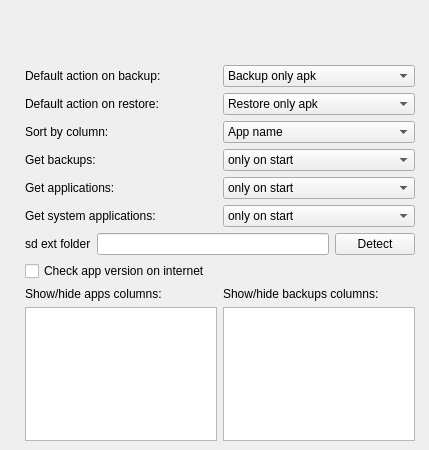
      <widget class="QWidget" name="pageSettingsApp">
       <widget class="QWidget" name="layoutWidget_2">
        <property name="geometry">
         <rect>
          <x>20</x>
          <y>60</y>
          <width>400</width>
          <height>381</height>
         </rect>
        </property>
        <layout class="QGridLayout" name="layoutSettingsApps">
         <item row="1" column="1">
          <widget class="QLabel" name="label_2">
           <property name="text">
            <string>Default action on backup:</string>
           </property>
          </widget>
         </item>
         <item row="1" column="2">
          <widget class="QComboBox" name="comboActionBackup">
           <property name="enabled">
            <bool>true</bool>
           </property>
           <item>
            <property name="text">
             <string>Backup only apk</string>
            </property>
           </item>
           <item>
            <property name="text">
             <string>Backup only data</string>
            </property>
           </item>
           <item>
            <property name="text">
             <string>Backup apk + data</string>
            </property>
           </item>
          </widget>
         </item>
         <item row="2" column="1">
          <widget class="QLabel" name="label_4">
           <property name="text">
            <string>Default action on restore:</string>
           </property>
          </widget>
         </item>
         <item row="2" column="2">
          <widget class="QComboBox" name="comboActionRestore">
           <property name="enabled">
            <bool>true</bool>
           </property>
           <item>
            <property name="text">
             <string>Restore only apk</string>
            </property>
           </item>
           <item>
            <property name="text">
             <string>Restore only data</string>
            </property>
           </item>
           <item>
            <property name="text">
             <string>Restore apk + data</string>
            </property>
           </item>
          </widget>
         </item>
         <item row="3" column="1">
          <widget class="QLabel" name="label_5">
           <property name="text">
            <string>Sort by column:</string>
           </property>
          </widget>
         </item>
         <item row="3" column="2">
          <widget class="QComboBox" name="comboSort">
           <item>
            <property name="text">
             <string>App name</string>
            </property>
           </item>
           <item>
            <property name="text">
             <string>App version</string>
            </property>
           </item>
           <item>
            <property name="text">
             <string>App size</string>
            </property>
           </item>
           <item>
            <property name="text">
             <string>App package name</string>
            </property>
           </item>
          </widget>
         </item>
         <item row="4" column="1">
          <widget class="QLabel" name="label_6">
           <property name="text">
            <string>Get backups:</string>
           </property>
          </widget>
         </item>
         <item row="4" column="2">
          <widget class="QComboBox" name="comboGetBackups">
           <item>
            <property name="text">
             <string>only on start</string>
            </property>
           </item>
           <item>
            <property name="text">
             <string>every time before show</string>
            </property>
           </item>
          </widget>
         </item>
         <item row="5" column="2">
          <widget class="QComboBox" name="comboGetApps">
           <item>
            <property name="text">
             <string>only on start</string>
            </property>
           </item>
           <item>
            <property name="text">
             <string>every time on show</string>
            </property>
           </item>
          </widget>
         </item>
         <item row="0" column="1">
          <spacer name="verticalSpacer_43">
           <property name="orientation">
            <enum>Qt::Vertical</enum>
           </property>
           <property name="sizeType">
            <enum>QSizePolicy::Fixed</enum>
           </property>
           <property name="sizeHint" stdset="0">
            <size>
             <width>20</width>
             <height>5</height>
            </size>
           </property>
          </spacer>
         </item>
         <item row="11" column="1">
          <spacer name="verticalSpacer_44">
           <property name="orientation">
            <enum>Qt::Vertical</enum>
           </property>
           <property name="sizeType">
            <enum>QSizePolicy::Expanding</enum>
           </property>
           <property name="sizeHint" stdset="0">
            <size>
             <width>20</width>
             <height>5</height>
            </size>
           </property>
          </spacer>
         </item>
         <item row="3" column="4">
          <spacer name="verticalSpacer_45">
           <property name="orientation">
            <enum>Qt::Horizontal</enum>
           </property>
           <property name="sizeType">
            <enum>QSizePolicy::Fixed</enum>
           </property>
           <property name="sizeHint" stdset="0">
            <size>
             <width>5</width>
             <height>20</height>
            </size>
           </property>
          </spacer>
         </item>
         <item row="3" column="0">
          <spacer name="verticalSpacer_46">
           <property name="orientation">
            <enum>Qt::Horizontal</enum>
           </property>
           <property name="sizeType">
            <enum>QSizePolicy::Fixed</enum>
           </property>
           <property name="sizeHint" stdset="0">
            <size>
             <width>5</width>
             <height>20</height>
            </size>
           </property>
          </spacer>
         </item>
         <item row="5" column="1">
          <widget class="QLabel" name="label_7">
           <property name="text">
            <string>Get applications:</string>
           </property>
          </widget>
         </item>
         <item row="6" column="1">
          <widget class="QLabel" name="label_8">
           <property name="text">
            <string>Get system applications:</string>
           </property>
          </widget>
         </item>
         <item row="6" column="2">
          <widget class="QComboBox" name="comboGetSystemApps">
           <item>
            <property name="text">
             <string>only on start</string>
            </property>
           </item>
           <item>
            <property name="text">
             <string>every time on show</string>
            </property>
           </item>
          </widget>
         </item>
         <item row="3" column="3">
          <spacer name="horizontalSpacer_4">
           <property name="orientation">
            <enum>Qt::Horizontal</enum>
           </property>
           <property name="sizeHint" stdset="0">
            <size>
             <width>40</width>
             <height>20</height>
            </size>
           </property>
          </spacer>
         </item>
         <item row="8" column="1" colspan="2">
          <widget class="QCheckBox" name="checkCyrketVer">
           <property name="text">
            <string>Check app version on internet</string>
           </property>
          </widget>
         </item>
         <item row="10" column="1">
          <widget class="QListView" name="listAppsColumn">
           <property name="editTriggers">
            <set>QAbstractItemView::NoEditTriggers</set>
           </property>
           <property name="showDropIndicator" stdset="0">
            <bool>false</bool>
           </property>
          </widget>
         </item>
         <item row="10" column="2">
          <widget class="QListView" name="listBackupsColumn"/>
         </item>
         <item row="9" column="1">
          <widget class="QLabel" name="label_13">
           <property name="text">
            <string>Show/hide apps columns:</string>
           </property>
          </widget>
         </item>
         <item row="9" column="2">
          <widget class="QLabel" name="label_14">
           <property name="text">
            <string>Show/hide backups columns:</string>
           </property>
          </widget>
         </item>
         <item row="7" column="1" colspan="2">
          <layout class="QHBoxLayout" name="horizontalLayout">
           <item>
            <widget class="QLabel" name="label_10">
             <property name="text">
              <string>sd ext folder</string>
             </property>
            </widget>
           </item>
           <item>
            <widget class="QLineEdit" name="editSdExt"/>
           </item>
           <item>
            <widget class="QPushButton" name="buttonDetectSdExt">
             <property name="text">
              <string>Detect</string>
             </property>
            </widget>
           </item>
          </layout>
         </item>
        </layout>
       </widget>
      </widget>
